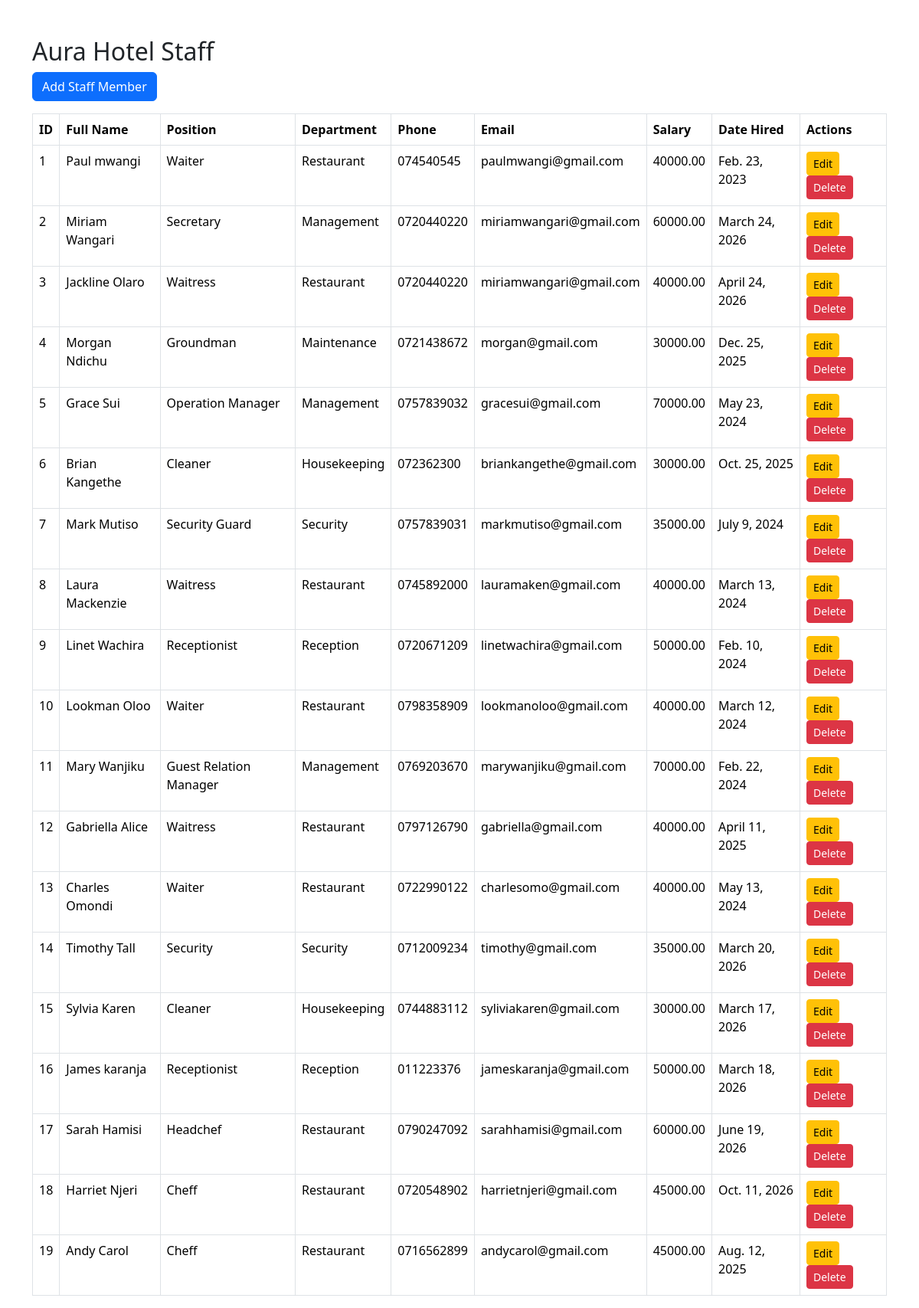
Page /staff/ on the committed database.
### staff/models.py (models this page shows, shortened)
class Staff(models.Model):
    DEPARTMENTS = [
        ('Management', 'Management'),
        ('Reception', 'Reception'),
        ('Restaurant', 'Restaurant'),
        ('Housekeeping', 'Housekeeping'),
        ('Maintenance', 'Maintenance'),
        ('Security', 'Security'),
    ]
    full_name = models.CharField(max_length=100)
    position = models.CharField(max_length=100)
    department = models.CharField(
        max_length=50,
        choices=DEPARTMENTS
    )
    phone = models.CharField(max_length=20)
    email = models.EmailField()
    salary = models.DecimalField(
        max_digits=10,
        decimal_places=2
    )
    date_hired = models.DateField()

### staff/views.py (the view)
# urls.py: path('', views.staff_list, name='staff_list'),
def staff_list(request):
    staff_members = Staff.objects.all()
    return render(
        request,
        'staff_list.html',
        {'staff_members': staff_members}
    )

### staff/templates/staff_list.html (shortened to what this page needs)
<!DOCTYPE html>
<html>
<head>
    <link href="https://cdn.jsdelivr.net/npm/bootstrap@5.3.3/dist/css/bootstrap.min.css"
          rel="stylesheet">
</head>
<body>
<div class="container mt-5">
    <h2>Aura Hotel Staff</h2>
    <a href="{% url 'create_staff' %}"
       class="btn btn-primary mb-3">
        Add Staff Member
    </a>
    <table class="table table-bordered">
        <thead>
            <tr>
                <th>ID</th>
                <th>Full Name</th>
                <th>Position</th>
                <th>Department</th>
                <th>Phone</th>
                <th>Email</th>
                <th>Salary</th>
                <th>Date Hired</th>
                <th>Actions</th>
            </tr>
        </thead>
        <tbody>
            {% for staff in staff_members %}
            <tr>
                <td>{{ staff.id }}</td>
                <td>{{ staff.full_name }}</td>
                <td>{{ staff.position }}</td>
                <td>{{ staff.department }}</td>
                <td>{{ staff.phone }}</td>
                <td>{{ staff.email }}</td>
                <td>{{ staff.salary }}</td>
                <td>{{ staff.date_hired }}</td>
                <td>
                    <a href="{% url 'edit_staff' staff.id %}"
                       class="btn btn-warning btn-sm">
                        Edit
                    </a>
                    <a href="{% url 'delete_staff' staff.id %}"
                       class="btn btn-danger btn-sm">
                        Delete
                    </a>
                </td>
            </tr>
            {% endfor %}
        </tbody>
    </table>
</div>
</body>
</html>

### rows in the picture
Staff: id "1", full_name "Paul mwangi", position "Waiter", department "Restaurant", phone "074540545", email "paulmwangi@gmail.com", salary "40000.00", date_hired "Feb. 23, 2023"
Staff: id "2", full_name "Miriam Wangari", position "Secretary", department "Management", phone "0720440220", email "miriamwangari@gmail.com", salary "60000.00", date_hired "March 24, 2026"
Staff: id "3", full_name "Jackline Olaro", position "Waitress", department "Restaurant", phone "0720440220", email "miriamwangari@gmail.com", salary "40000.00", date_hired "April 24, 2026"
Staff: id "4", full_name "Morgan Ndichu", position "Groundman", department "Maintenance", phone "0721438672", email "morgan@gmail.com", salary "30000.00", date_hired "Dec. 25, 2025"
Staff: id "5", full_name "Grace Sui", position "Operation Manager", department "Management", phone "0757839032", email "gracesui@gmail.com", salary "70000.00", date_hired "May 23, 2024"
Staff: id "6", full_name "Brian Kangethe", position "Cleaner", department "Housekeeping", phone "072362300", email "briankangethe@gmail.com", salary "30000.00", date_hired "Oct. 25, 2025"
Staff: id "7", full_name "Mark Mutiso", position "Security Guard", department "Security", phone "0757839031", email "markmutiso@gmail.com", salary "35000.00", date_hired "July 9, 2024"
Staff: id "8", full_name "Laura Mackenzie", position "Waitress", department "Restaurant", phone "0745892000", email "lauramaken@gmail.com", salary "40000.00", date_hired "March 13, 2024"
Staff: id "9", full_name "Linet Wachira", position "Receptionist", department "Reception", phone "0720671209", email "linetwachira@gmail.com", salary "50000.00", date_hired "Feb. 10, 2024"
Staff: id "10", full_name "Lookman Oloo", position "Waiter", department "Restaurant", phone "0798358909", email "lookmanoloo@gmail.com", salary "40000.00", date_hired "March 12, 2024"
Staff: id "11", full_name "Mary Wanjiku", position "Guest Relation Manager", department "Management", phone "0769203670", email "marywanjiku@gmail.com", salary "70000.00", date_hired "Feb. 22, 2024"
Staff: id "12", full_name "Gabriella Alice", position "Waitress", department "Restaurant", phone "0797126790", email "gabriella@gmail.com", salary "40000.00", date_hired "April 11, 2025"
Staff: id "13", full_name "Charles Omondi", position "Waiter", department "Restaurant", phone "0722990122", email "charlesomo@gmail.com", salary "40000.00", date_hired "May 13, 2024"
Staff: id "14", full_name "Timothy Tall", position "Security", department "Security", phone "0712009234", email "timothy@gmail.com", salary "35000.00", date_hired "March 20, 2026"
Staff: id "15", full_name "Sylvia Karen", position "Cleaner", department "Housekeeping", phone "0744883112", email "syliviakaren@gmail.com", salary "30000.00", date_hired "March 17, 2026"
Staff: id "16", full_name "James karanja", position "Receptionist", department "Reception", phone "011223376", email "jameskaranja@gmail.com", salary "50000.00", date_hired "March 18, 2026"
Staff: id "17", full_name "Sarah Hamisi", position "Headchef", department "Restaurant", phone "0790247092", email "sarahhamisi@gmail.com", salary "60000.00", date_hired "June 19, 2026"
Staff: id "18", full_name "Harriet Njeri", position "Cheff", department "Restaurant", phone "0720548902", email "harrietnjeri@gmail.com", salary "45000.00", date_hired "Oct. 11, 2026"
Staff: id "19", full_name "Andy Carol", position "Cheff", department "Restaurant", phone "0716562899", email "andycarol@gmail.com", salary "45000.00", date_hired "Aug. 12, 2025"
